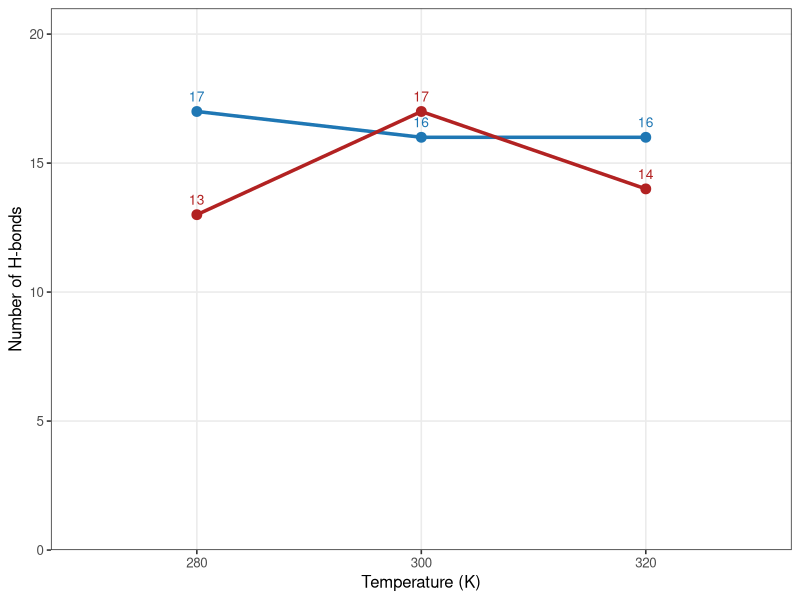

R code for this plot:
library(ggplot2)

# Load hydrogen bond data
df_hb <- read.table("hbond_summary.csv", header = TRUE)

# Plot H-bonds vs temperature
p_hb <- ggplot(df_hb, aes(x = Temperature, y = H_bonds, color = Interaction)) +
  geom_line(linewidth = 1.2) +
  geom_point(size = 3) +
  # Label each point
  geom_text(aes(label = H_bonds),
            vjust = -1, size = 3.5) +
  # Axes and labels
  labs(
    x = "Temperature (K)",
    y = "Number of H-bonds",
    color = "Interaction"
  ) +
  scale_x_continuous(breaks = c(280, 300, 320), limits = c(270, 330)) +
  scale_y_continuous(
    limits = c(0, 20),
    expand = expansion(mult = c(0, 0.05))
  ) +
  scale_color_manual(values = c(
    "RhoA-IpgB2" = "firebrick",
    "RhoA-GDP" = "#1f77b4"
  )) +
  theme_bw(base_size = 12) +
  theme(
    panel.grid.minor = element_blank(),
    plot.title = element_text(face = "bold", hjust = 0.5),
    legend.position = "none"
  ) 

print(p_hb)
